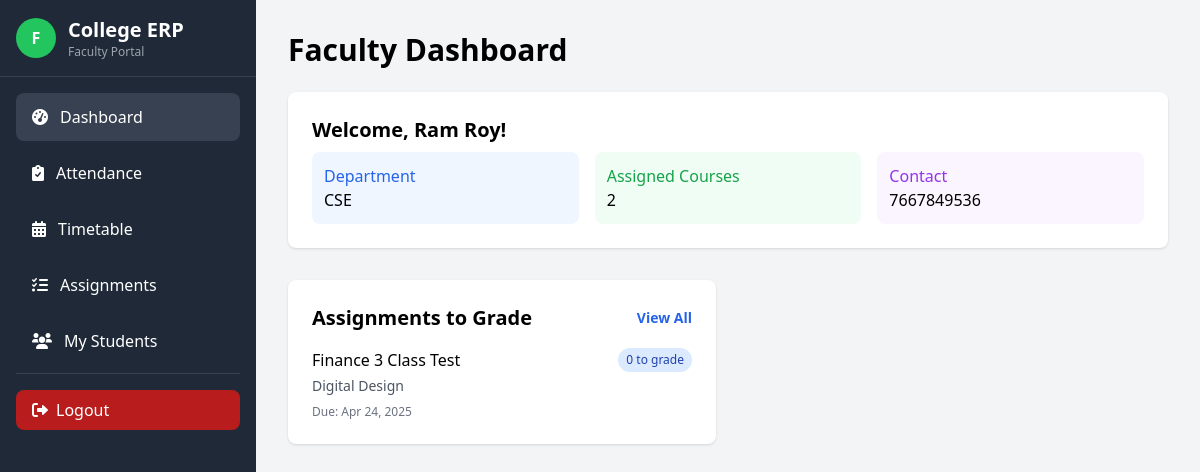
Page /faculty/dashboard.php (signed in) on the committed database.
### tables this page shows
CREATE TABLE IF NOT EXISTS `faculty` (
  `faculty_id` int NOT NULL AUTO_INCREMENT,
  `user_id` int DEFAULT NULL,
  `full_name` varchar(100) NOT NULL,
  `department` varchar(50) NOT NULL,
  `contact` varchar(20) DEFAULT NULL,
  PRIMARY KEY (`faculty_id`),
  UNIQUE KEY `user_id` (`user_id`)
);

CREATE TABLE IF NOT EXISTS `assignments` (
  `assignment_id` int NOT NULL AUTO_INCREMENT,
  `course_id` int DEFAULT NULL,
  `faculty_id` int DEFAULT NULL,
  `title` varchar(100) NOT NULL,
  `description` text,
  `due_date` datetime NOT NULL,
  `max_marks` int NOT NULL,
  `created_at` timestamp NULL DEFAULT CURRENT_TIMESTAMP,
  PRIMARY KEY (`assignment_id`)
);

CREATE TABLE IF NOT EXISTS `subjects` (
  `subject_id` int NOT NULL AUTO_INCREMENT,
  `subject_code` varchar(20) NOT NULL,
  `subject_name` varchar(100) NOT NULL,
  `program_id` int DEFAULT NULL,
  `semester` int NOT NULL,
  `credits` int NOT NULL,
  PRIMARY KEY (`subject_id`),
  UNIQUE KEY `subject_code` (`subject_code`)
);

### faculty/dashboard.php (the view, shortened to what this page needs)
<?php
require_once '../config/db.php';
$stmt = $pdo->prepare("
    SELECT f.*, COUNT(fs.subject_id) AS assigned_courses
    FROM faculty f
    LEFT JOIN faculty_subjects fs ON f.faculty_id = fs.faculty_id
    WHERE f.user_id = ?
    GROUP BY f.faculty_id
");
$stmt->execute([$_SESSION['user_id']]);
$faculty = $stmt->fetch();
$assignments = $pdo->prepare("
    SELECT a.*, s.subject_name, COUNT(sub.submission_id) AS submissions_count
    FROM assignments a
    JOIN subjects s ON a.course_id = s.subject_id
    LEFT JOIN submissions sub ON a.assignment_id = sub.assignment_id AND sub.marks IS NULL
    WHERE a.faculty_id = ? AND a.due_date <= CURDATE()
    GROUP BY a.assignment_id
    ORDER BY a.due_date
    LIMIT 5
");
$assignments->execute([$faculty['faculty_id']]);
$assignments = $assignments->fetchAll();
?>
<!DOCTYPE html>
<html lang="en">
<head>
    <script src="https://cdn.tailwindcss.com"></script>
    <link rel="stylesheet" href="https://cdnjs.cloudflare.com/ajax/libs/font-awesome/6.0.0/css/all.min.css">
</head>
<body class="bg-gray-100">
    <?php include '../includes/faculty_sidebar.php'; ?>
    <div class="ml-64 p-8">
        <h1 class="text-3xl font-bold mb-6">Faculty Dashboard</h1>
        <div class="bg-white p-6 rounded-lg shadow mb-8">
            <h2 class="text-xl font-semibold mb-2">Welcome, <?= htmlspecialchars($faculty['full_name']) ?>!</h2>
            <div class="flex flex-wrap gap-4">
                <div class="bg-blue-50 p-3 rounded-lg flex-1 min-w-[200px]">
                    <div class="text-blue-600 font-medium">Department</div>
                    <div><?= htmlspecialchars($faculty['department']) ?></div>
                </div>
                <div class="bg-green-50 p-3 rounded-lg flex-1 min-w-[200px]">
                    <div class="text-green-600 font-medium">Assigned Courses</div>
                    <div><?= $faculty['assigned_courses'] ?></div>
                </div>
                <div class="bg-purple-50 p-3 rounded-lg flex-1 min-w-[200px]">
                    <div class="text-purple-600 font-medium">Contact</div>
                    <div><?= htmlspecialchars($faculty['contact']) ?></div>
                </div>
            </div>
        </div>
        <div class="grid grid-cols-1 lg:grid-cols-2 gap-6">
            <div class="bg-white p-6 rounded-lg shadow">
                <h2 class="text-xl font-semibold mb-4 flex justify-between items-center">
                    <span>Assignments to Grade</span>
                    <a href="assignments.php" class="text-sm text-blue-600 hover:underline">View All</a>
                </h2>
                <?php if (empty($assignments)): ?>
                    <div class="text-center py-4 text-gray-500">
                        <p>No assignments to grade.</p>
                    </div>
                <?php else: ?>
                    <div class="space-y-4">
                        <?php foreach ($assignments as $assignment): ?>
                        <div class="border-b pb-4 last:border-b-0 last:pb-0">
                            <div class="flex justify-between items-start">
                                <div>
                                    <h3 class="font-medium"><?= htmlspecialchars($assignment['title']) ?></h3>
                                    <div class="text-sm text-gray-600 mt-1">
                                        <?= htmlspecialchars($assignment['subject_name']) ?>
                                    </div>
                                </div>
                                <span class="bg-blue-100 text-blue-800 px-2 py-1 rounded-full text-xs">
                                    <?= $assignment['submissions_count'] ?> to grade
                                </span>
                            </div>
                            <div class="text-xs text-gray-500 mt-2">
                                Due: <?= date('M j, Y', strtotime($assignment['due_date'])) ?>
                            </div>
                        </div>
                        <?php endforeach; ?>
                    </div>
                <?php endif; ?>
            </div>
        </div>
    </div>
</body>
</html>

### rows in the picture
faculty: full_name "Ram Roy", department "CSE", contact "7667849536"
assignments: title "Finance 3 Class Test", subjects.subject_name "Digital Design", submissions_count "0", due_date "Apr 24, 2025"

### other values in the picture
$faculty['assigned_courses'] "2"
